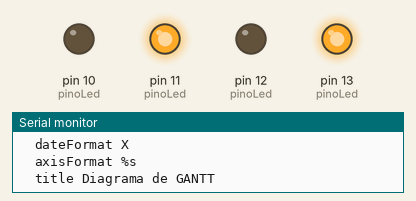
This sketch was run on a simulated Arduino Uno, built with avr-gcc and run on an emulated ATmega328P. Shown: output pins drawn as LEDs (lit = HIGH), the last lines printed to the serial monitor.

Above: at 1.9 s.
At 4.4 s:
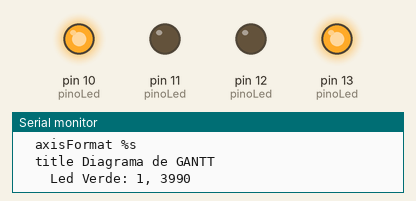
At 5.4 s:
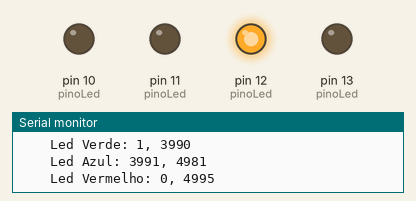
At 6.4 s:
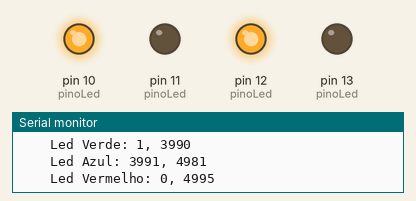
At 8.4 s:
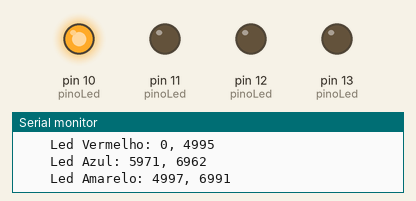
At 9.9 s:
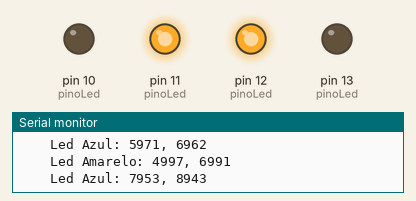
Timing chart, 0 to 14.3 s (numbered marks = the images above):
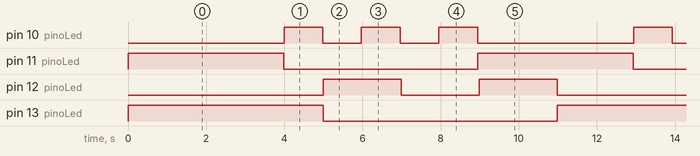

The sketch:

sketch.ino
```cpp
#include <Arduino_FreeRTOS.h>
#include <semphr.h>

SemaphoreHandle_t semaforoLed_1;
SemaphoreHandle_t semaforoLed_2;
SemaphoreHandle_t semaforoSerial;

void enviarGantt(const char *item, unsigned int tInicio, unsigned int tFim)
{
    if (xSemaphoreTake(semaforoSerial, portMAX_DELAY) == pdTRUE)
    {
        Serial.print("\t\t");
        Serial.print(item);
        Serial.print(": ");
        Serial.print(tInicio);
        Serial.print(", ");
        Serial.println(tFim);
        xSemaphoreGive(semaforoSerial);
    }
}

void tarefaVermelho(void *parametros)
{
    unsigned int tInicio;
    const int pinoLed = 13;
    const int atraso = 5 * 1000;

    pinMode(pinoLed, OUTPUT);

    while (true)
    {
        if (xSemaphoreTake(semaforoLed_1, (TickType_t) 5) == pdTRUE)
        {
            tInicio = millis();
            digitalWrite(pinoLed, HIGH);
            vTaskDelay(atraso / portTICK_PERIOD_MS);
            digitalWrite(pinoLed, LOW);
            xSemaphoreGive(semaforoLed_1);
            enviarGantt("Led Vermelho", tInicio, millis());
            vTaskDelay(atraso / portTICK_PERIOD_MS);
        }
    }
}

void tarefaAmarelo(void *parametros)
{
    unsigned int tInicio;
    const int pinoLed = 12;
    const int atraso = 2 * 1000;

    pinMode(pinoLed, OUTPUT);

    while (true)
    {
        if (xSemaphoreTake(semaforoLed_1, (TickType_t) 5) == pdTRUE)
        {
            tInicio = millis();
            digitalWrite(pinoLed, HIGH);
            vTaskDelay(atraso / portTICK_PERIOD_MS);
            digitalWrite(pinoLed, LOW);
            xSemaphoreGive(semaforoLed_1);
            enviarGantt("Led Amarelo", tInicio, millis());
            vTaskDelay(atraso / portTICK_PERIOD_MS);
        }
    }
}

void tarefaVerde(void *parametros)
{
    unsigned int tInicio;
    const int pinoLed = 11;
    const int atraso = 4 * 1000;

    pinMode(pinoLed, OUTPUT);

    while (true)
    {
        if (xSemaphoreTake(semaforoLed_2, (TickType_t) 5) == pdTRUE)
        {
            tInicio = millis();
            digitalWrite(pinoLed, HIGH);
            vTaskDelay(atraso / portTICK_PERIOD_MS);
            digitalWrite(pinoLed, LOW);
            xSemaphoreGive(semaforoLed_2);
            enviarGantt("Led Verde", tInicio, millis());
            vTaskDelay(atraso / portTICK_PERIOD_MS);
        }
    }
}

void tarefaAzul(void *parametros)
{
    unsigned int tInicio;
    const int pinoLed = 10;
    const int atraso = 1 * 1000;

    pinMode(pinoLed, OUTPUT);

    while (true)
    {
        if (xSemaphoreTake(semaforoLed_2, (TickType_t) 5) == pdTRUE)
        {
            tInicio = millis();
            digitalWrite(pinoLed, HIGH);
            vTaskDelay(atraso / portTICK_PERIOD_MS);
            digitalWrite(pinoLed, LOW);
            xSemaphoreGive(semaforoLed_2);
            enviarGantt("Led Azul", tInicio, millis());
            vTaskDelay(atraso / portTICK_PERIOD_MS);
        }
    }
}

void setup()
{
    Serial.begin(9600);
    Serial.println("gantt\n\tdateFormat X\n\taxisFormat %s\n\ttitle Diagrama de GANTT");

    semaforoSerial = xSemaphoreCreateMutex();
    xSemaphoreGive(semaforoSerial);

    semaforoLed_1 = xSemaphoreCreateMutex();
    xSemaphoreGive(semaforoLed_1);

    semaforoLed_2 = xSemaphoreCreateMutex();
    xSemaphoreGive(semaforoLed_2);

    xTaskCreate(tarefaVermelho, "Vermelho", 128, NULL, 1, NULL);
    xTaskCreate(tarefaAmarelo, "Amarelo", 128, NULL, 1, NULL);
    xTaskCreate(tarefaVerde, "Verde", 128, NULL, 1, NULL);
    xTaskCreate(tarefaAzul, "Azul", 128, NULL, 1, NULL);
}

void loop() {}
```

Measured:
- by itself, pin 10 (pinoLed): repeats every 8.9 s: 2 × (LOW 0.99 s, HIGH 0.99 s), LOW 4.0 s, HIGH 0.99 s
- by itself, pin 11 (pinoLed): alternates HIGH for 4.0 s and LOW for 5.0 s
- by itself, pin 12 (pinoLed): repeats every 11.0 s: LOW 2.0 s, HIGH 2.0 s, LOW 5.0 s, HIGH 2.0 s
- by itself, pin 13 (pinoLed): alternates HIGH for 5.0 s and LOW for 6.0 s
